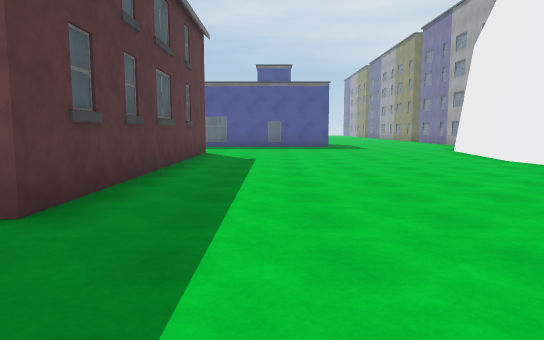
View 1 (above)

20 first-person views from a walk through a 3-D level made in the Unity game engine. The camera is 1.4 m above the floor, tilts 6° down and sees 70° across. The floor is counted in squares, 2 m on a side. Each view is taken from the middle of a square. On the plan, view 1 faces up. The plan holds only what a view shows up to about 11 squares ahead; the rest is blank. The place goes on beyond the plan. The player is left out. Some animated figures are left out. Some surface patterns are stand-ins.

View 2
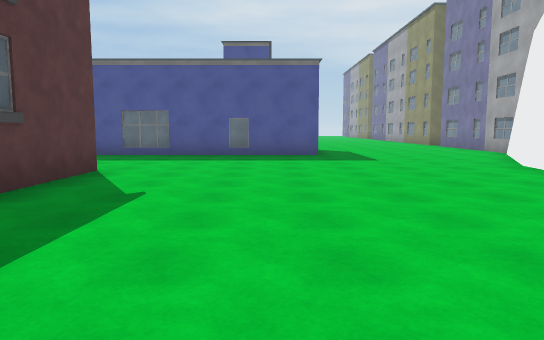

View 3
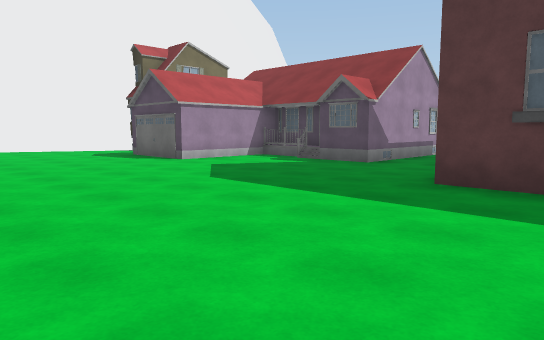

View 4
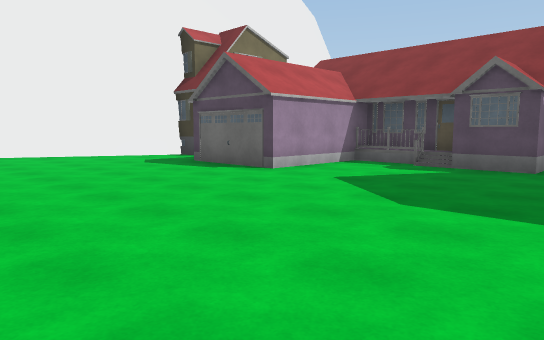

View 5
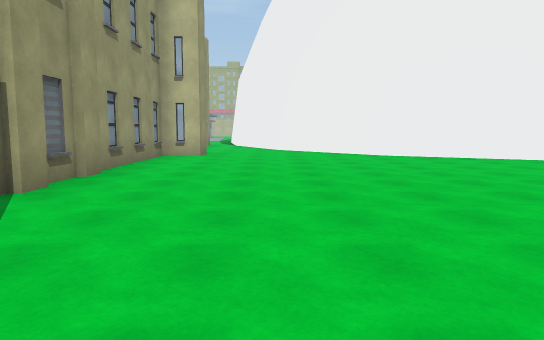

View 6
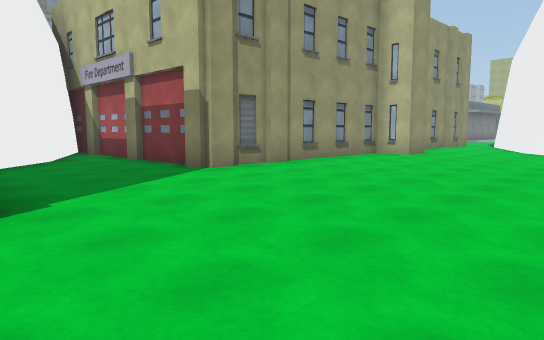

View 7
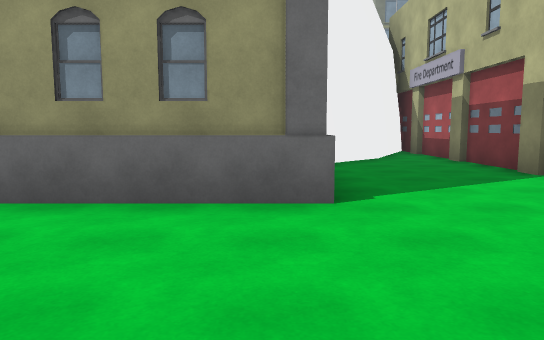

View 8
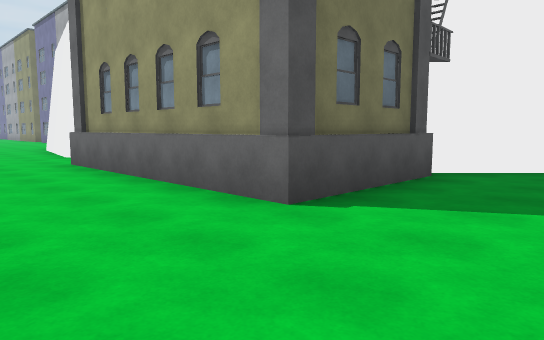

View 9
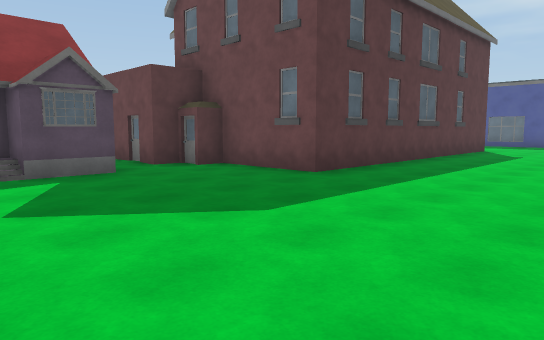

View 10
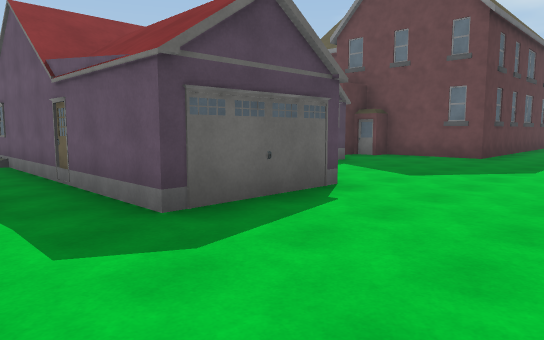

View 11
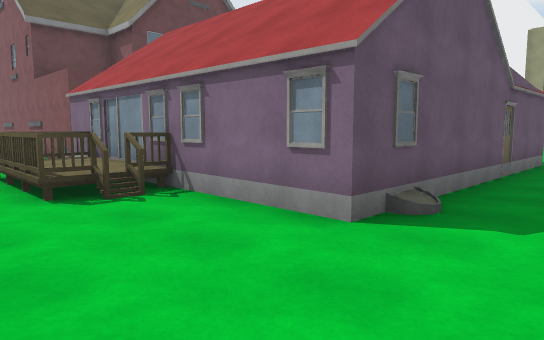

View 12
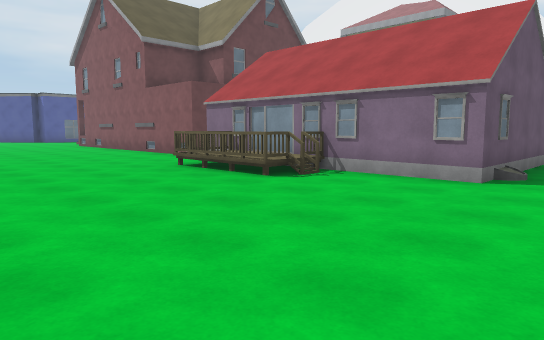

View 13
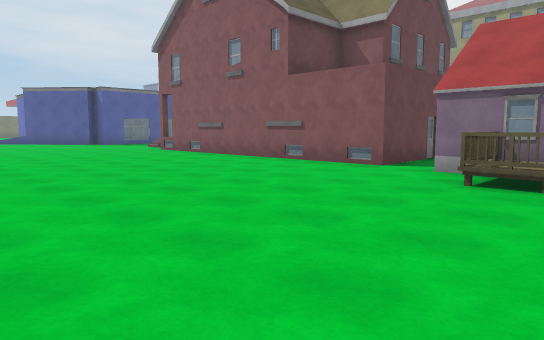

View 14
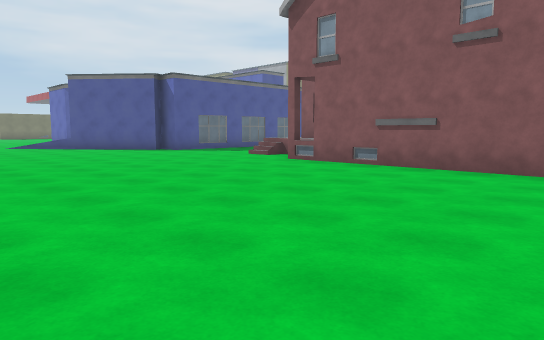

View 15
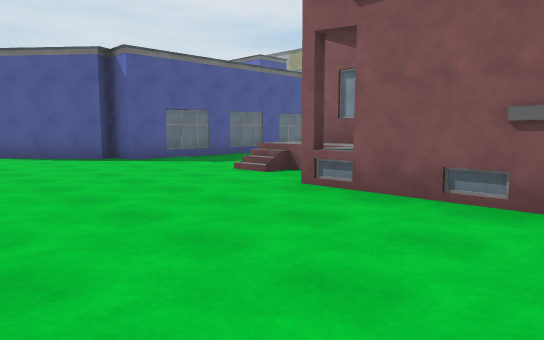

View 16
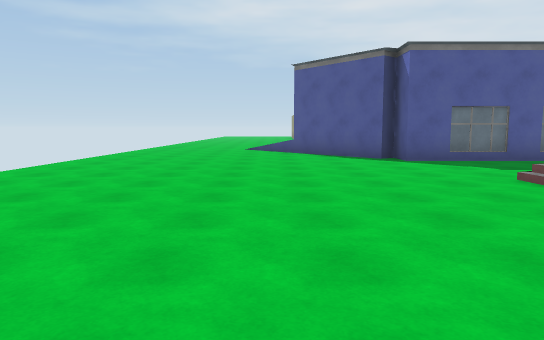

View 17
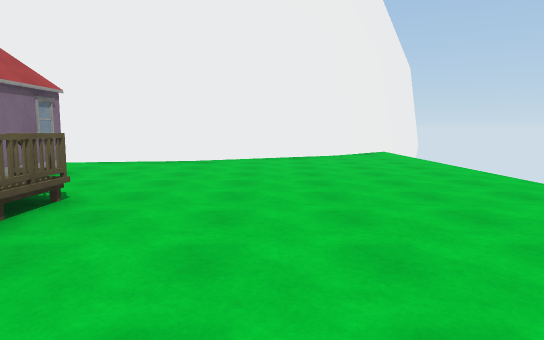

View 18
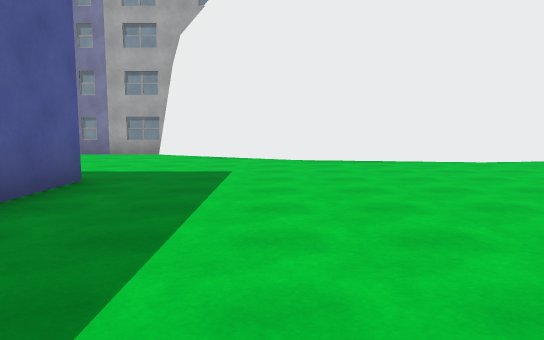

View 19
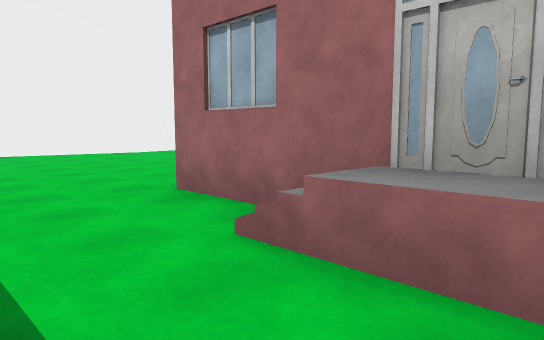

View 20
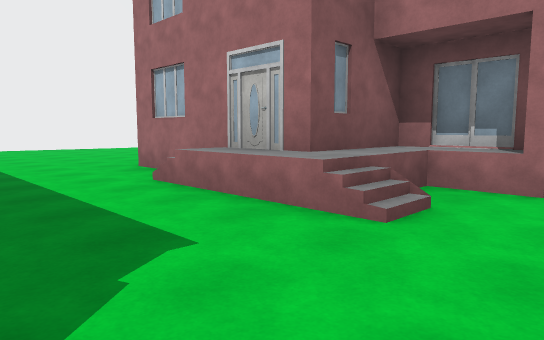

### Floor plan
Key: @ floor where view 1 was taken; # wall or solid block; . main floor; : floor 1 m higher than the main floor; / step, stairs or slope; ^ raised ledge; B building.
Columns run from 15 left of view 1 to 11 right of it. Each row starts with its distance up from view 1.
 16 .......###########.....#
 15 ......................##
 14 ......................#
 13 .....................##
 12 ......../::/.........#
 11  ......./#^###.......#
 10  ......B #   #.......#
  9  ......###   #.......#
  8  ......#     #.......#
  7 .......#     #.......#
  6 .......#     #......##
  5 .......#     #......#
  4 .......#     #......#
  3  ......#  ####......#
  2  ......####.........#
  1 ....................#####
  0 .......#   ....@........##
 -1 .....BB#  #..............##
 -2 .....BB#  B...............#
 -3 .....BB#  ####...........##
 -4 .......#  ####........####
 -5 .......#######........#
 -6 ......................#
 -7 ........#   #.........#
 -8 ....#####   ##........#
 -9 ..###        ###......#
-10 .##            ##....##

Where each view was taken, in squares from view 1:
view 1: 0 up, 0 right, facing up
view 2: 5 up, 1 right, facing up
view 3: 5 up, 3 right, facing down-left
view 4: 2 up, 3 right, facing down-left
view 5: 1 up, 4 right, facing down
view 6: 1 up, 1 right, facing down-right
view 7: 1 up, 1 right, facing right
view 8: 2 down, 2 right, facing up-right
view 9: 2 down, 2 right, facing up-left
view 10: 7 down, 1 right, facing up-left
view 11: 7 down, 11 left, facing up-right
view 12: 7 down, 14 left, facing up-right
view 13: 2 down, 15 left, facing up-right
view 14: 4 up, 15 left, facing up-right
view 15: 7 up, 12 left, facing up-right
view 16: 7 up, 11 left, facing up
view 17: 1 up, 12 left, facing down
view 18: 13 up, 3 left, facing right
view 19: 14 up, 6 left, facing down-right
view 20: 15 up, 9 left, facing down-right
